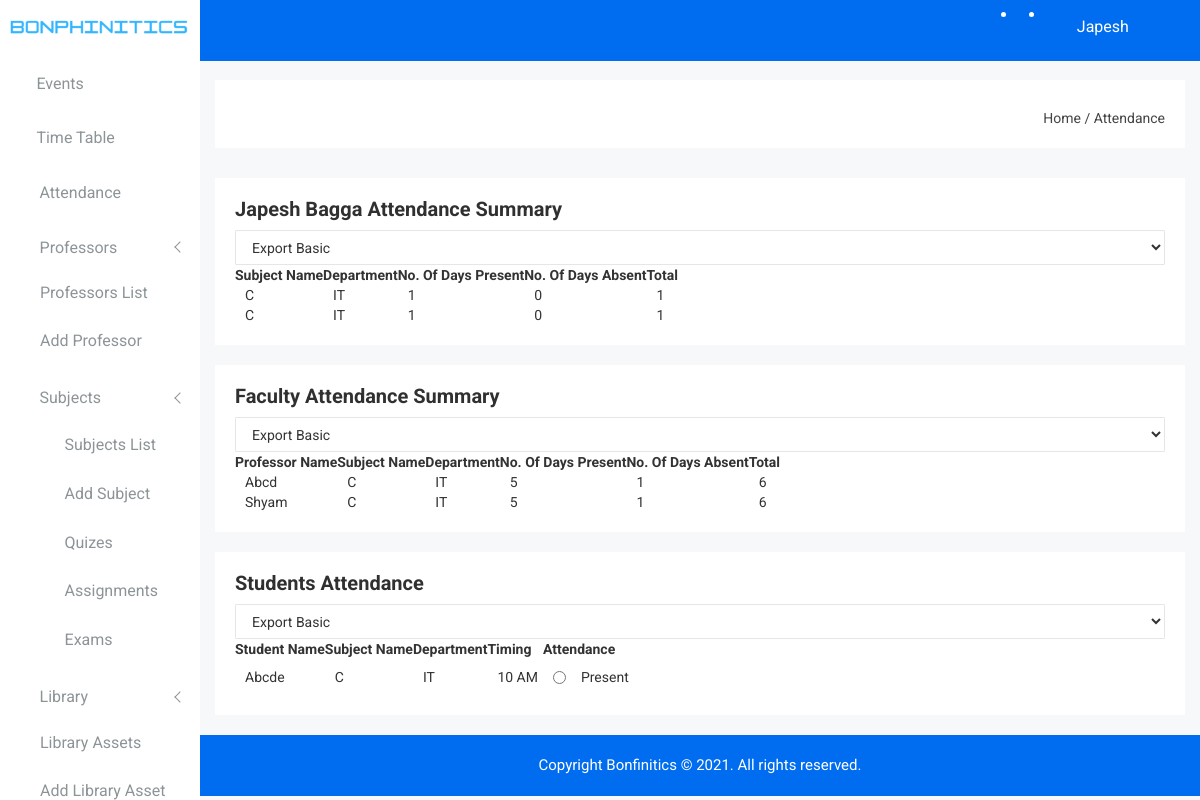
The page /HOD/attendance.php (signed in) on the database its author committed.
### tables this page shows
CREATE TABLE `user` (
  `user_id` int(10) NOT NULL,
  `first_name` varchar(100) NOT NULL,
  `last_name` varchar(100) NOT NULL,
  `email` varchar(100) NOT NULL,
  `password` varchar(250) NOT NULL,
  `role` varchar(20) NOT NULL,
  `mobile_no` varchar(15) NOT NULL,
  `user_dob` varchar(50) NOT NULL
);

CREATE TABLE `attendance` (
  `atd_id` int(10) NOT NULL,
  `atd_type` varchar(100) NOT NULL,
  `atd_faculty_name` varchar(100) NOT NULL,
  `atd_student_name` varchar(100) NOT NULL,
  `atd_dept` varchar(100) NOT NULL,
  `atd_subject` varchar(100) NOT NULL,
  `atd_timing` varchar(20) NOT NULL,
  `atd_present_days` varchar(5) NOT NULL,
  `atd_absent_days` varchar(5) NOT NULL,
  `atd_total_days` varchar(5) NOT NULL,
  `atd_date` varchar(25) NOT NULL,
  `user_id` int(10) NOT NULL
);

### HOD/identification.php (called while the page is built, shortened)
<?php
require_once 'connection.php';
$email = $_SESSION["email"];
$password = $_SESSION["password"];
$query = "select user_id, first_name, last_name, email, password, role from user where (email='$email' and password='$password' and role='hod')";
$result = mysqli_query($conn, $query);
$row = mysqli_fetch_assoc($result);
$user_id = $row["user_id"];
?>

### HOD/attendance.php (the view, shortened to what this page needs)
<?php require_once 'identification.php';?>
<!doctype html>
<html class="no-js" lang="en">
<head>
    <?php require 'top-scripts.php';?>
</head>
<body>
    <?php require 'side-nav.php';?>
    <div class="all-content-wrapper">
            <?php require 'logo.php';?>
        <div class="header-advance-area">
            <?php require 'top-nav.php';?>
            <div class="breadcome-area">
                <div class="container-fluid">
                    <div class="row">
                        <div class="col-lg-12 col-md-12 col-sm-12 col-xs-12">
                            <div class="breadcome-list single-page-breadcome">
                                <div class="row">
                                    <div class="col-lg-6 col-md-6 col-sm-6 col-xs-12">
                                    </div>
                                    <div class="col-lg-6 col-md-6 col-sm-6 col-xs-12">
                                        <ul class="breadcome-menu">
                                            <li><a href="#">Home</a> <span class="bread-slash">/</span>
                                            </li>
                                            <li><span class="bread-blod">Attendance</span>
                                            </li>
                                        </ul>
                                    </div>
                                </div>
                            </div>
                        </div>
                    </div>
                </div>
            </div>
        </div>
        <div class="data-table-area mg-b-15">
            <div class="container-fluid">
                <div class="row">
                    <div class="col-lg-12 col-md-12 col-sm-12 col-xs-12">
                        <div class="sparkline13-list">
                            <div class="sparkline13-hd">
                                <div class="main-sparkline13-hd">
                                    <h1><?php echo $_SESSION["name"] ?> Attendance Summary <span class="table-project-n"></span> </h1>
                                </div>
                            </div>
                            <div class="sparkline13-graph">
                                <div class="datatable-dashv1-list custom-datatable-overright">
                                    <div id="toolbar2">
                                        <select class="form-control dt-tb">
											<option value="">Export Basic</option>
										</select>
                                    </div>
                                    <table id="table" data-toggle="table" data-pagination="true" data-search="true" data-show-columns="true" data-show-pagination-switch="true" data-show-refresh="true" data-key-events="true" data-show-toggle="true" data-resizable="true" data-cookie="true"
                                        data-cookie-id-table="saveId" data-show-export="true" data-click-to-select="true" data-toolbar="#toolbar2">
                                        <thead>
                                            <tr>
                                                <th data-field="name">Subject Name</th>
                                                <th data-field="email">Department</th>
                                                <th data-field="presnt">No. Of Days Present</th>
                                                <th data-field="absent">No. Of Days Absent</th>
                                                <th data-field="total">Total</th>
                                            </tr>
                                        </thead>
                                        <tbody>
										<?php
											$atd_query = "select atd_dept,atd_subject,atd_present_days,atd_absent_days,atd_total_days from attendance where (user_id=$user_id and atd_type='faculty')";
											$atd_query_result = mysqli_query($conn,$atd_query);
											while($row=mysqli_fetch_array($atd_query_result)){
										?>
                                            <tr>
                                                <td><?php echo $row['atd_subject'];?></td>
                                                <td><?php echo $row['atd_dept'];?></td>
                                                <td><?php echo $row['atd_present_days'];?></td>
                                                <td><?php echo $row['atd_absent_days'];?></td>
                                                <td><?php echo $row['atd_total_days'];?></td>
                                            </tr>
										<?php
											}
										?>
                                        </tbody>
                                    </table>
                                </div>
                            </div>
                        </div>
                    </div>
                </div>
            </div>
        </div>
        <div class="data-table-area mg-b-15">
            <div class="container-fluid">
                <div class="row">
                    <div class="col-lg-12 col-md-12 col-sm-12 col-xs-12">
                        <div class="sparkline13-list">
                            <div class="sparkline13-hd">
                                <div class="main-sparkline13-hd">
                                    <h1>Faculty Attendance Summary <span class="table-project-n"></span> </h1>
                                </div>
                            </div>
                            <div class="sparkline13-graph">
                                <div class="datatable-dashv1-list custom-datatable-overright">
                                    <div id="toolbar1">
                                        <select class="form-control dt-tb">
											<option value="">Export Basic</option>
										</select>
                                    </div>
                                    <table id="table" data-toggle="table" data-pagination="true" data-search="true" data-show-columns="true" data-show-pagination-switch="true" data-show-refresh="true" data-key-events="true" data-show-toggle="true" data-resizable="true" data-cookie="true"
                                        data-cookie-id-table="saveId" data-show-export="true" data-click-to-select="true" data-toolbar="#toolbar1">
                                        <thead>
                                            <tr>
                                                <th data-field="professorname">Professor Name</th>
                                                <th data-field="name">Subject Name</th>
                                                <th data-field="email">Department</th>
                                                <th data-field="presnt">No. Of Days Present</th>
                                                <th data-field="absent">No. Of Days Absent</th>
                                                <th data-field="total">Total</th>
                                            </tr>
                                        </thead>
                                        <tbody>
										<?php
											$atd_query = "select atd_faculty_name, atd_dept,atd_subject,atd_present_days,atd_absent_days,atd_total_days from attendance where (user_id!=$user_id and atd_type='faculty')";
                                            $atd_query_result = mysqli_query($conn,$atd_query);
											while($row=mysqli_fetch_array($atd_query_result)){
										?>
                                            <tr>
                                                <td><?php echo $row['atd_faculty_name'];?></td>
                                                <td><?php echo $row['atd_subject'];?></td>
                                                <td><?php echo $row['atd_dept'];?></td>
                                                <td><?php echo $row['atd_present_days'];?></td>
                                                <td><?php echo $row['atd_absent_days'];?></td>
                                                <td><?php echo $row['atd_total_days'];?></td>
                                            </tr>
										<?php
											}
										?>
                                        </tbody>
                                    </table>
                                </div>
                            </div>
                        </div>
                    </div>
                </div>
            </div>
        </div>
        <div class="data-table-area mg-b-15">
            <div class="container-fluid">
                <div class="row">
                    <div class="col-lg-12 col-md-12 col-sm-12 col-xs-12">
                        <div class="sparkline13-list">
                            <div class="sparkline13-hd">
                                <div class="main-sparkline13-hd">
                                    <h1>Students Attendance <span class="table-project-n"></span> </h1>
                                </div>
                            </div>
                            <div class="sparkline13-graph">
                                <div class="datatable-dashv1-list custom-datatable-overright">
                                    <div id="toolbar">
                                        <select class="form-control dt-tbb">
											<option value="">Export Basic</option>
										</select>
                                    </div>
                                    <table id="table" data-toggle="table" data-pagination="true" data-search="true" data-show-columns="true" data-show-pagination-switch="true" data-show-refresh="true" data-key-events="true" data-show-toggle="true" data-resizable="true" data-cookie="true"
                                        data-cookie-id-table="saveId" data-show-export="true" data-click-to-select="true" data-toolbar="#toolbar">
                                        <thead>
                                            <tr>
                                                <th data-field="sname" >Student Name</th>
                                                <th data-field="name" >Subject Name</th>
                                                <th data-field="email" >Department</th>
                                                <th data-field="task" >Timing</th>
                                                <th data-field="att" >Attendance</th>
                                            </tr>
                                        </thead>
                                        <tbody>
                                            <tr>
                                                <?php
													$atd_query = "select atd_student_name,atd_dept,atd_subject,atd_timing from attendance where atd_type='student'";
													$atd_query_result = mysqli_query($conn,$atd_query);
													while($row=mysqli_fetch_array($atd_query_result)){
												?>
													<tr>
														<td><?php echo $row['atd_student_name'];?></td>
														<td><?php echo $row['atd_subject'];?></td>
														<td><?php echo $row['atd_dept'];?></td>
														<td><?php echo $row['atd_timing'];?></td>
														<td class="datatable-ct">
															<div class="bt-df-checkbox"> &nbsp; Present<input class="pull-left radio-checked" type="radio"  value="option1" id="optionsRadios1" name="optionsRadios"></div>
														</td>
													</tr>
												<?php
													}
												?>
                                            </tr>
                                        </tbody>
                                    </table>
                                </div>
                            </div>
                        </div>
                    </div>
                </div>
            </div>
        </div>
        <?php require 'footer.php';?>
    </div>
</body>
</html>

### HOD/top-nav.php (shortened to what this page needs)
<div class="header-top-area">
                <div class="container-fluid">
                    <div class="row">
                        <div class="col-lg-12 col-md-12 col-sm-12 col-xs-12">
                            <div class="header-top-wraper">
                                <div class="row">
                                    <div class="col-lg-1 col-md-0 col-sm-1 col-xs-12">
                                        <div class="menu-switcher-pro">
                                            <button type="button" id="sidebarCollapse" class="btn bar-button-pro header-drl-controller-btn btn-info navbar-btn">
													<i class="educate-icon educate-nav"></i>
												</button>
                                        </div>
                                    </div>
                                    <div class="col-lg-5 col-md-5 col-sm-12 col-xs-12">
                                        <div class="header-right-info">
                                            <ul class="nav navbar-nav mai-top-nav header-right-menu">
                                                <li class="nav-item dropdown">
                                                    <a href="#" data-toggle="dropdown" role="button" aria-expanded="false" class="nav-link dropdown-toggle"><i class="educate-icon educate-message edu-chat-pro" aria-hidden="true"></i><span class="indicator-ms"></span></a>
                                                </li>
                                                <li class="nav-item"><a href="#" data-toggle="dropdown" role="button" aria-expanded="false" class="nav-link dropdown-toggle"><i class="educate-icon educate-bell" aria-hidden="true"></i><span class="indicator-nt"></span></a>
                                                </li>
                                                <li class="nav-item">
                                                    <a href="#" data-toggle="dropdown" role="button" aria-expanded="false" class="nav-link dropdown-toggle">
															<span class="educate-icon educate-professor icon-wrap"></span> <span class="mini-click-non"><span class="admin-name"><?php echo $row['first_name'];?></span></span>
															<i class="fa fa-angle-down edu-icon edu-down-arrow"></i>
														</a>
                                                </li>
                                                <li class="nav-item nav-setting-open"><a href="#" data-toggle="dropdown" role="button" aria-expanded="false" class="nav-link dropdown-toggle"><i class="educate-icon educate-menu"></i></a>
                                                </li>
                                            </ul>
                                        </div>
                                    </div>
                                </div>
                            </div>
                        </div>
                    </div>
                </div>
            </div>

### HOD/css/main.css (style rules this page uses)
html { color: #222; font-size: 1em; line-height: 1.4; }

### rows shown on the page
user: first_name "Japesh"
attendance: atd_faculty_name "Abcd", atd_subject "C", atd_dept "IT", atd_present_days "5", atd_absent_days "1", atd_total_days "6"
attendance: atd_faculty_name "Shyam", atd_subject "C", atd_dept "IT", atd_present_days "5", atd_absent_days "1", atd_total_days "6"
attendance: atd_student_name "Abcde", atd_subject "C", atd_dept "IT", atd_timing "10 AM"

### other values the page prints
$_SESSION["name"] "Japesh Bagga"
$row['atd_subject'] "C"
$row['atd_dept'] "IT"
$row['atd_present_days'] "1"
$row['atd_absent_days'] "0"
$row['atd_total_days'] "1"
